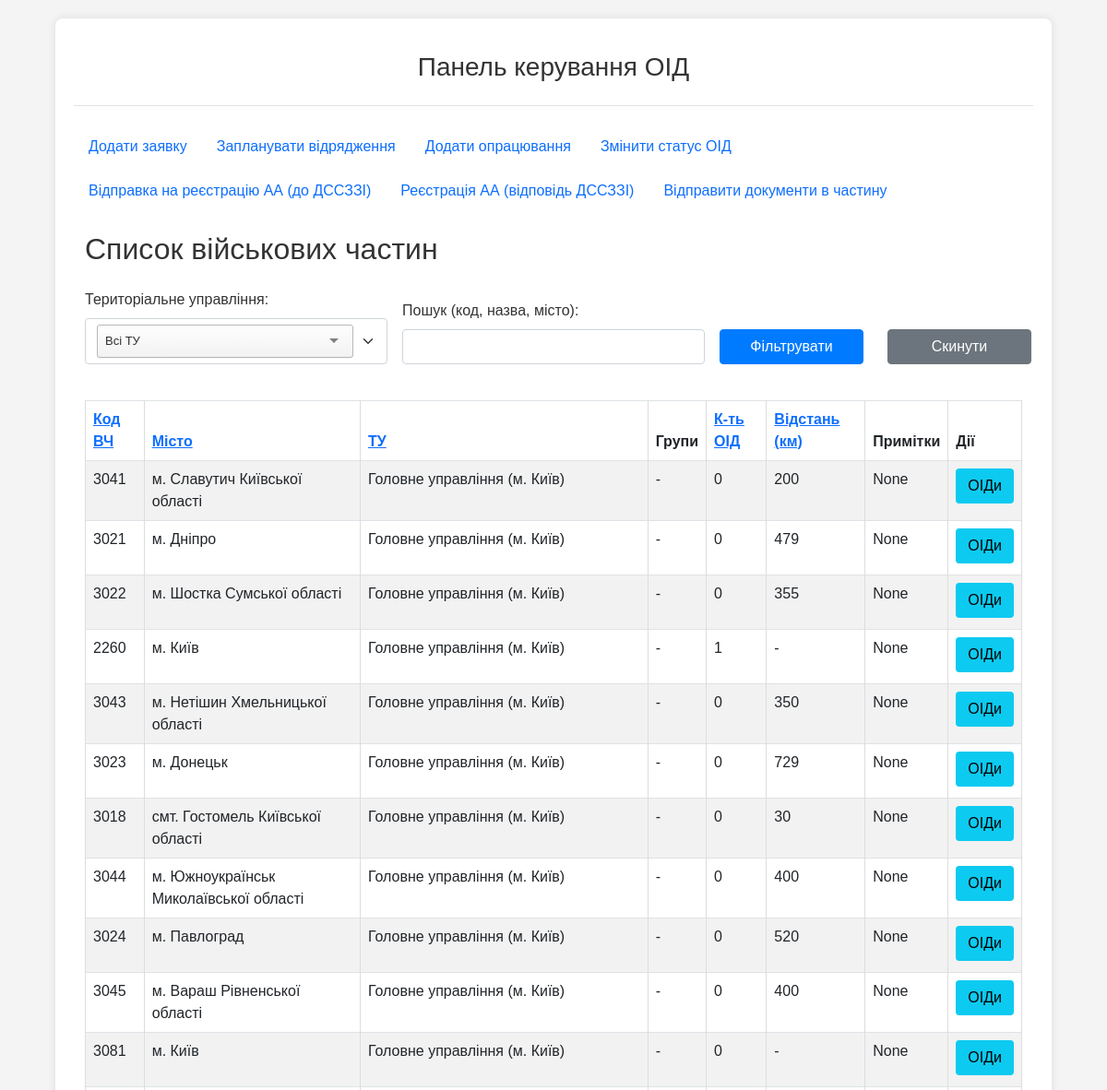
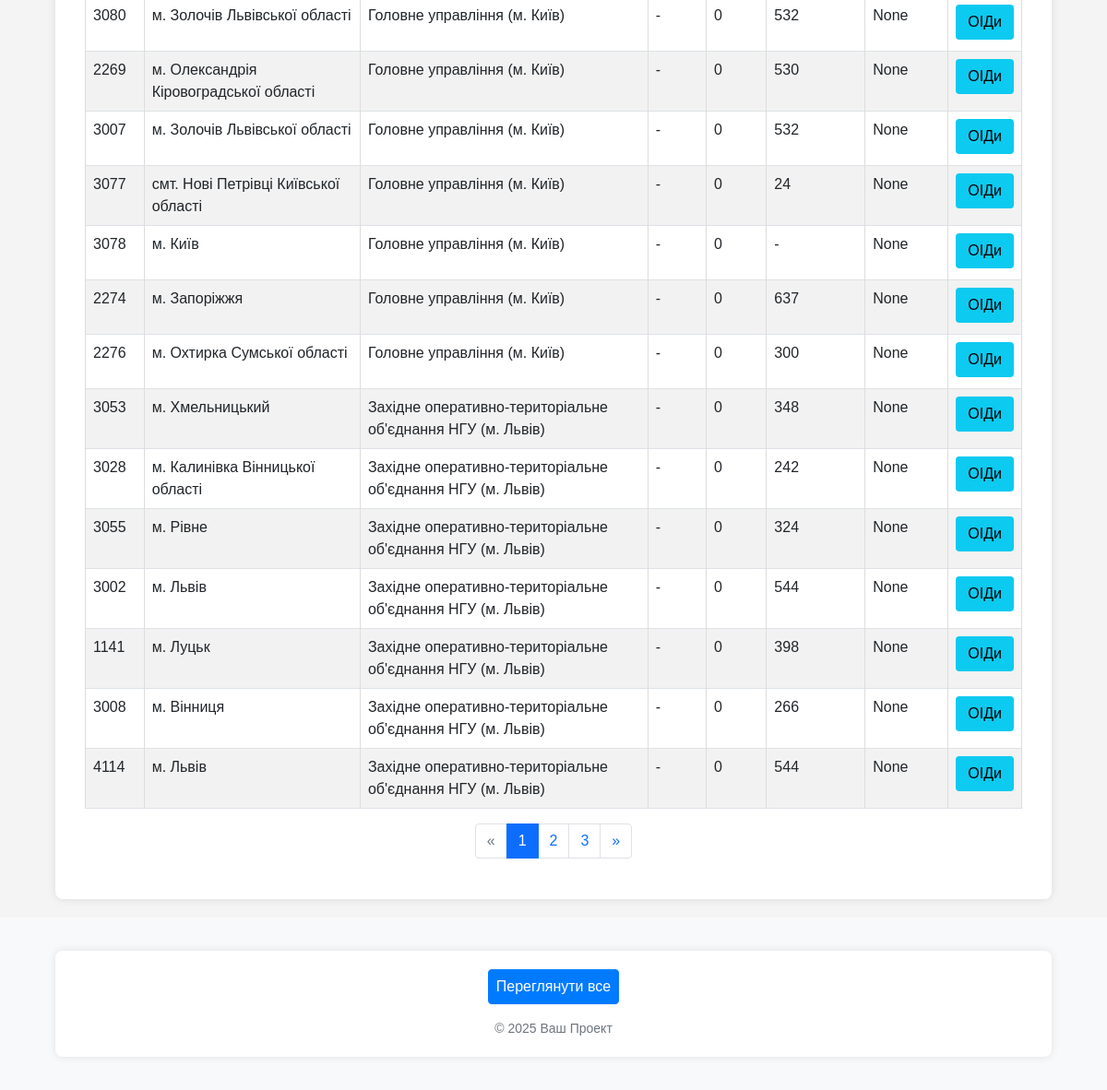
The app's page /oids/units/ with its own data (2 pictures, top to bottom).
### oids/models.py (models this page shows, shortened)
class Unit(models.Model):
    territorial_management = models.ForeignKey(
        TerritorialManagement,
        on_delete=models.SET_NULL, # Якщо ТУ видаляється, частина може залишитися, але без прив'язки до ТУ.
        null=True,
        blank=True,
        verbose_name="Територіальне управління",
        related_name='units' # Дозволить отримати всі частини для ТУ: `tu_instance.units.all()`
    )
    code = models.CharField(max_length=50, unique=True, verbose_name="Код частини (номер)")
    name = models.CharField(max_length=255, verbose_name="Назва військової частини", blank=True, null=True) # Можливо, назва не завжди потрібна, якщо є код
    city = models.CharField(max_length=100, verbose_name="Місто розташування") # Збільшив max_length для міст
    distance_from_gu = models.PositiveIntegerField(verbose_name="Відстань від ГУ (км)", blank=True, null=True) # Змінив на PositiveIntegerField
    unit_groups = models.ManyToManyField(
        UnitGroup,
        blank=True,
        verbose_name="Групи військових частин",
        related_name='units' # Дозволить отримати всі частини для групи: `group_instance.units.all()`
    )
    note = models.TextField(verbose_name="Примітки", blank=True, null=True)
    class Meta:
        verbose_name = "Військова частина"
        verbose_name_plural = "Військові частини"

class TerritorialManagement(models.Model):
    code = models.CharField(max_length=50, unique=True, verbose_name="Код управління")
    name = models.CharField(max_length=255, verbose_name="Назва управління")
    note = models.TextField(verbose_name="Примітка", blank=True, null=True)
    class Meta:
        verbose_name = "Територіальне управління"
        verbose_name_plural = "Територіальні управління"

### oids/views.py (the view)
# urls.py: path('units/', views.unit_list_view, name='list_units'),
def unit_list_view(request):
    units_list_qs = Unit.objects.select_related(
        'territorial_management'
    ).prefetch_related(
        'unit_groups',
        'oids'
    ).annotate(
        oid_count=Count('oids')
    )
    selected_tm_id_str = request.GET.get('territorial_management')
    current_tm_id_int = None # Буде None або int
    if selected_tm_id_str and selected_tm_id_str.isdigit():
        current_tm_id_int = int(selected_tm_id_str)
        units_list_qs = units_list_qs.filter(territorial_management__id=current_tm_id_int)
    search_query = request.GET.get('search_query')
    if search_query:
        units_list_qs = units_list_qs.filter(
            Q(code__icontains=search_query) |
            Q(name__icontains=search_query) |
            Q(city__icontains=search_query)
        )
    sort_by = request.GET.get('sort_by', 'territorial_management__name')
    sort_order = request.GET.get('sort_order', 'asc')
    valid_sort_fields = {
        'code': 'code',
        'name': 'name',
        'city': 'city',
        'tm': 'territorial_management__name',
        'oid_count': 'oid_count',
        'distance': 'distance_from_gu'
    }
    order_by_field = valid_sort_fields.get(sort_by, 'territorial_management__name')
    if sort_order == 'desc':
        order_by_field = f'-{order_by_field}'
    units_list_qs = units_list_qs.order_by(order_by_field, 'name' if order_by_field != 'name' else 'code')
    paginator = Paginator(units_list_qs, 25)
    page_number = request.GET.get('page')
    page_obj = paginator.get_page(page_number)
    territorial_managements_for_filter = TerritorialManagement.objects.all().order_by('name')
    context = {
        'page_title': 'Список військових частин',
        'units': page_obj,
        'page_obj': page_obj,
        'territorial_managements_for_filter': territorial_managements_for_filter,
        'current_tm_id': current_tm_id_int, # Передаємо int або None
        'current_search_query': search_query,
        'current_sort_by': sort_by,
        'current_sort_order': sort_order,
        'is_sorted_desc': sort_order == 'desc',
    }
    return render(request, 'oids/lists/unit_list.html', context)

### oids/templates/oids/lists/unit_list.html (shortened to what this page needs)
{% extends "oids/base.html" %}
{% block content %}
<div class="container-fluid">
	<h2 class="mb-4">{{ page_title }}</h2>
	<form method="GET" action="{% url 'oids:list_units' %}" class="mb-4">
		<div class="row g-3 align-items-end">
			      <div class="col-md-4">
                <label for="territorial_management_filter" class="form-label">Територіальне управління:</label>
            </div>
			<div class="col-md-4">
				<label for="search_query_filter" class="form-label">Пошук (код, назва, місто):</label>
				<input type="text" name="search_query" id="search_query_filter" class="form-control" value="{{ current_search_query|default:'' }}">
			</div>
			<div class="col-md-2">
				<button type="submit" class="btn btn-primary w-100">Фільтрувати</button>
			</div>
			<div class="col-md-2">
				<a href="{% url 'oids:list_units' %}" class="btn btn-secondary w-100">Скинути</a>
			</div>
		</div>
	</form>
	{% if units %}
	<div class="table-responsive">
		<table class="table table-striped table-bordered table-hover">
			<thead class="thead-dark">
				<tr>
					{% url 'oids:list_units' as list_url %}
					{% with tm_param_str=current_tm_id|default_if_none:""|stringformat:"s" search_param_str=current_search_query|default_if_none:"" %}
					{% with base_params="territorial_management="|add:tm_param_str|add:"&search_query="|add:search_param_str %}
					<th>
						<a href="{{ list_url }}?sort_by=code&sort_order={% if current_sort_by == 'code' and not is_sorted_desc %}desc{% else %}asc{% endif %}&{{ base_params }}">
							Код ВЧ {% if current_sort_by == 'code' %}{% if is_sorted_desc %}▼{% else %}▲{% endif %}{% endif %}
						</a>
					</th>
					<th>
						<a href="{{ list_url }}?sort_by=name&sort_order={% if current_sort_by == 'name' and not is_sorted_desc %}desc{% else %}asc{% endif %}&{{ base_params }}">
							Місто {% if current_sort_by == 'name' %}{% if is_sorted_desc %}▼{% else %}▲{% endif %}{% endif %}
						</a>
					</th>
					<th>
						<a href="{{ list_url }}?sort_by=tm&sort_order={% if current_sort_by == 'tm' and not is_sorted_desc %}desc{% else %}asc{% endif %}&{{ base_params }}">
							ТУ {% if current_sort_by == 'tm' %}{% if is_sorted_desc %}▼{% else %}▲{% endif %}{% endif %}
						</a>
					</th>
					<th>Групи</th>
					<th>
						<a href="{{ list_url }}?sort_by=oid_count&sort_order={% if current_sort_by == 'oid_count' and not is_sorted_desc %}desc{% else %}asc{% endif %}&{{ base_params }}">
							К-ть ОІД {% if current_sort_by == 'oid_count' %}{% if is_sorted_desc %}▼{% else %}▲{% endif %}{% endif %}
						</a>
					</th>
					<th>
						<a href="{{ list_url }}?sort_by=distance&sort_order={% if current_sort_by == 'distance' and not is_sorted_desc %}desc{% else %}asc{% endif %}&{{ base_params }}">
							Відстань (км) {% if current_sort_by == 'distance' %}{% if is_sorted_desc %}▼{% else %}▲{% endif %}{% endif %}
						</a>
					</th>
					<th>Примітки</th>
					<th>Дії</th>
					{% endwith %}
					{% endwith %}
				</tr>
			</thead>
			<tbody>
				{% for unit in units %}
				<tr>
					<td>{{ unit.code }}</td>
					<td>{{ unit.city }}</td>
					<td>{{ unit.territorial_management.name|default:"Не вказано" }}</td>
					<td>
						{% for group in unit.unit_groups.all %}
						<span class="badge bg-light text-dark">{{ group.name }}</span>{% if not forloop.last %} {% endif %}
						{% empty %}
						-
						{% endfor %}
					</td>
					<td>{{ unit.oid_count }}</td>
					<td>{{ unit.distance_from_gu|default:"-" }}</td>
					<td>{{ unit.note|truncatewords:10|default:"-" }}</td>
					<td>
						<a href="{% url 'oids:main_dashboard' %}?unit={{ unit.id }}" class="btn btn-sm btn-info mb-1 d-block">ОІДи</a>
					</td>
				</tr>
				{% endfor %}
			</tbody>
		</table>
	</div>
	{% if page_obj %}
	{% include "../includes/pagination.html" with page_obj=page_obj sort_by=current_sort_by sort_order=current_sort_order territorial_management=current_tm_id search_query=current_search_query %}
	{% endif %}
	{% else %}
	<p>Немає військових частин, що відповідають вашим критеріям фільтрації.</p>
	<a href="{% url 'oids:list_units' %}" class="btn btn-primary">Скинути фільтри</a>
	{% endif %}
</div>
{% endblock %}

### oids/static/oids/css/style.css (style rules this page uses)
body { font-family: Arial, sans-serif; margin: 0; padding: 0; background-color: #f4f4f4; color: #333; }
table { width: 100%; border-collapse: collapse; margin-top: 15px; }
table, th, td { border: 1px solid #ddd; }
th, td { padding: 8px; text-align: left; }
th { background-color: #f2f2f2; }
.btn { display: inline-block; font-weight: 400; text-align: center; white-space: nowrap; vertical-align: middle; user-select: none; border: 1px solid transparent; padding: 0.375rem 0.75rem; font-size: 1rem; line-height: 1.5; border-radius: 0.25rem; text-decoration: none; cursor: pointer; transition: color 0.15s ease-in-out, background-color 0.15s ease-in-out, border-color 0.15s ease-in-out, box-shadow 0.15s ease-in-out; }
.btn-primary { color: #fff; background-color: #007bff; border-color: #007bff; }
.btn-secondary { color: #fff; background-color: #6c757d; border-color: #6c757d; margin-left: 10px; }

### records on screen
Unit: code "3041", city "м. Славутич Київської області", territorial_management.name "Головне управління (м. Київ)", oid_count "0", distance_from_gu "200", note "None"
Unit: code "3021", city "м. Дніпро", territorial_management.name "Головне управління (м. Київ)", oid_count "0", distance_from_gu "479", note "None"
Unit: code "3022", city "м. Шостка Сумської області", territorial_management.name "Головне управління (м. Київ)", oid_count "0", distance_from_gu "355", note "None"
Unit: code "2260", city "м. Київ", territorial_management.name "Головне управління (м. Київ)", oid_count "1", distance_from_gu "-", note "None"
Unit: code "3043", city "м. Нетішин Хмельницької області", territorial_management.name "Головне управління (м. Київ)", oid_count "0", distance_from_gu "350", note "None"
Unit: code "3023", city "м. Донецьк", territorial_management.name "Головне управління (м. Київ)", oid_count "0", distance_from_gu "729", note "None"
Unit: code "3018", city "смт. Гостомель Київської області", territorial_management.name "Головне управління (м. Київ)", oid_count "0", distance_from_gu "30", note "None"
Unit: code "3044", city "м. Южноукраїнськ Миколаївської області", territorial_management.name "Головне управління (м. Київ)", oid_count "0", distance_from_gu "400", note "None"
Unit: code "3024", city "м. Павлоград", territorial_management.name "Головне управління (м. Київ)", oid_count "0", distance_from_gu "520", note "None"
Unit: code "3045", city "м. Вараш Рівненської області", territorial_management.name "Головне управління (м. Київ)", oid_count "0", distance_from_gu "400", note "None"
Unit: code "3081", city "м. Київ", territorial_management.name "Головне управління (м. Київ)", oid_count "0", distance_from_gu "-", note "None"
Unit: code "3080", city "м. Золочів Львівської області", territorial_management.name "Головне управління (м. Київ)", oid_count "0", distance_from_gu "532", note "None"
Unit: code "2269", city "м. Олександрія Кіровоградської області", territorial_management.name "Головне управління (м. Київ)", oid_count "0", distance_from_gu "530", note "None"
Unit: code "3007", city "м. Золочів Львівської області", territorial_management.name "Головне управління (м. Київ)", oid_count "0", distance_from_gu "532", note "None"
Unit: code "3077", city "смт. Нові Петрівці Київської області", territorial_management.name "Головне управління (м. Київ)", oid_count "0", distance_from_gu "24", note "None"
Unit: code "3078", city "м. Київ", territorial_management.name "Головне управління (м. Київ)", oid_count "0", distance_from_gu "-", note "None"
Unit: code "2274", city "м. Запоріжжя", territorial_management.name "Головне управління (м. Київ)", oid_count "0", distance_from_gu "637", note "None"
Unit: code "2276", city "м. Охтирка Сумської області", territorial_management.name "Головне управління (м. Київ)", oid_count "0", distance_from_gu "300", note "None"
Unit: code "3053", city "м. Хмельницький", territorial_management.name "Західне оперативно-територіальне об'єднання НГУ (м. Львів)", oid_count "0", distance_from_gu "348", note "None"
Unit: code "3028", city "м. Калинівка Вінницької області", territorial_management.name "Західне оперативно-територіальне об'єднання НГУ (м. Львів)", oid_count "0", distance_from_gu "242", note "None"
Unit: code "3055", city "м. Рівне", territorial_management.name "Західне оперативно-територіальне об'єднання НГУ (м. Львів)", oid_count "0", distance_from_gu "324", note "None"
Unit: code "3002", city "м. Львів", territorial_management.name "Західне оперативно-територіальне об'єднання НГУ (м. Львів)", oid_count "0", distance_from_gu "544", note "None"
Unit: code "1141", city "м. Луцьк", territorial_management.name "Західне оперативно-територіальне об'єднання НГУ (м. Львів)", oid_count "0", distance_from_gu "398", note "None"
Unit: code "3008", city "м. Вінниця", territorial_management.name "Західне оперативно-територіальне об'єднання НГУ (м. Львів)", oid_count "0", distance_from_gu "266", note "None"
Unit: code "4114", city "м. Львів", territorial_management.name "Західне оперативно-територіальне об'єднання НГУ (м. Львів)", oid_count "0", distance_from_gu "544", note "None"

### other values on screen
{{ page_title }} "Список військових частин"
{{ i }} "1"
{{ i }} "2" "3"
